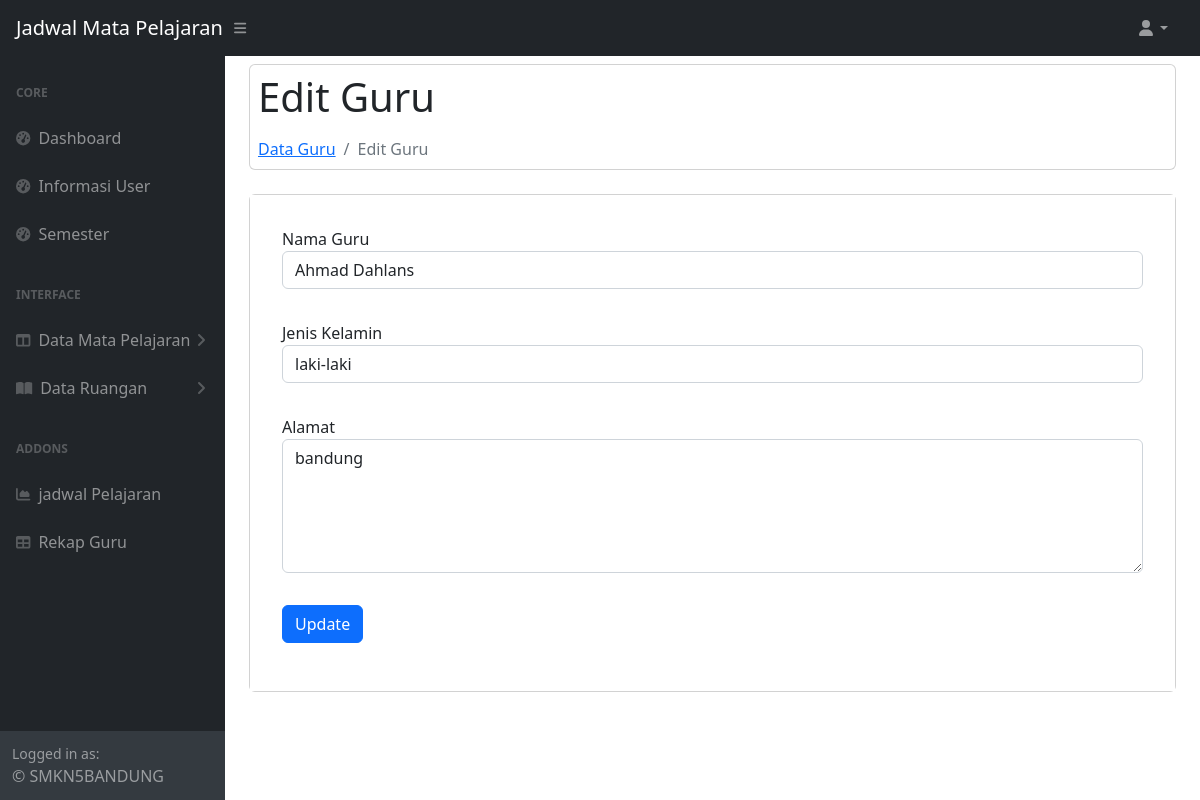
The app's page /edit_guru.php?id_guru=9 (signed in) with its own data.
### tables this page shows
CREATE TABLE `guru` (
  `id_guru` int(11) NOT NULL,
  `nama` varchar(30) NOT NULL,
  `jk` varchar(30) NOT NULL,
  `alamat` text NOT NULL
);

### edit_guru.php (the view, shortened to what this page needs)
<?php
$level = $_SESSION['level'];
if($level == 1) { include "template/navigasi_admin.php"; }
?>
<!DOCTYPE html>
<html lang="en">
    <head>
    </head>
    <div id="layoutSidenav_content">
        <main>
        <div class="container-fluid px-4">
        <div class="content">
                   <div class="card mt-2 mb-4">
                       <h1 class="m-2">Edit Guru</h1>
                       <ol class="breadcrumb m-2">
                           <li class="breadcrumb-item"><a href="menu_guru.php">Data Guru</a></li>
                           <li class="breadcrumb-item active">Edit Guru</li>
                       </ol>
                   </div>
                        <div class="card mb-4">
                            <div class="card-body">
                            <?php
                                $koneksi = mysqli_connect("localhost", "root", "", "jadwal");
                                $id_guru = $_GET['id_guru'];
                                $guru = mysqli_query($koneksi, "select * from guru where id_guru='$id_guru'");
                                $guru = mysqli_fetch_array($guru);
                            ?>
                            <form method="post" action="proses_edit_guru.php">
                                <div class="card-body">
                                    <label for="exampleInputEmail1">Nama Guru</label>
                                    <input type="text" class="form-control" id="exampleInputEmail1" aria-describedby="emailHelp"
                                    placeholder="Nama Guru" name="nama" value="<?php echo $guru['nama']; ?>">
                                </div>
                                <div class="card-body">
                                    <label for="exampleInputEmail1">Jenis Kelamin</label>
                                    <select name="jk" id="" class="form-control">
                                        <option <?php echo $guru['jk'] == 'laki-laki' ? 'selected':''; ?> value="laki-laki">laki-laki</option>
                                    </select>
                                </div>
                                <div class="card-body">
                                    <label for="exampleInputEmail1">Alamat</label>
                                    <textarea name="alamat" id="" cols="30" rows="5" class="form-control"><?php echo $guru['alamat']; ?></textarea>
                                </div>
                                <button type="submit" class="btn btn-primary m-3">Update</button>
                            </form>
                            </div>
                        </div>
                    </div>
                </main>
            </div>
    </body>
</html>

### template/navigasi_admin.php (style rules this page uses)
.card { background-color:white !important; }
.card-body { background-color:white !important; }

### records on screen
guru: nama "Ahmad Dahlans", jk "laki-laki", alamat "bandung"
